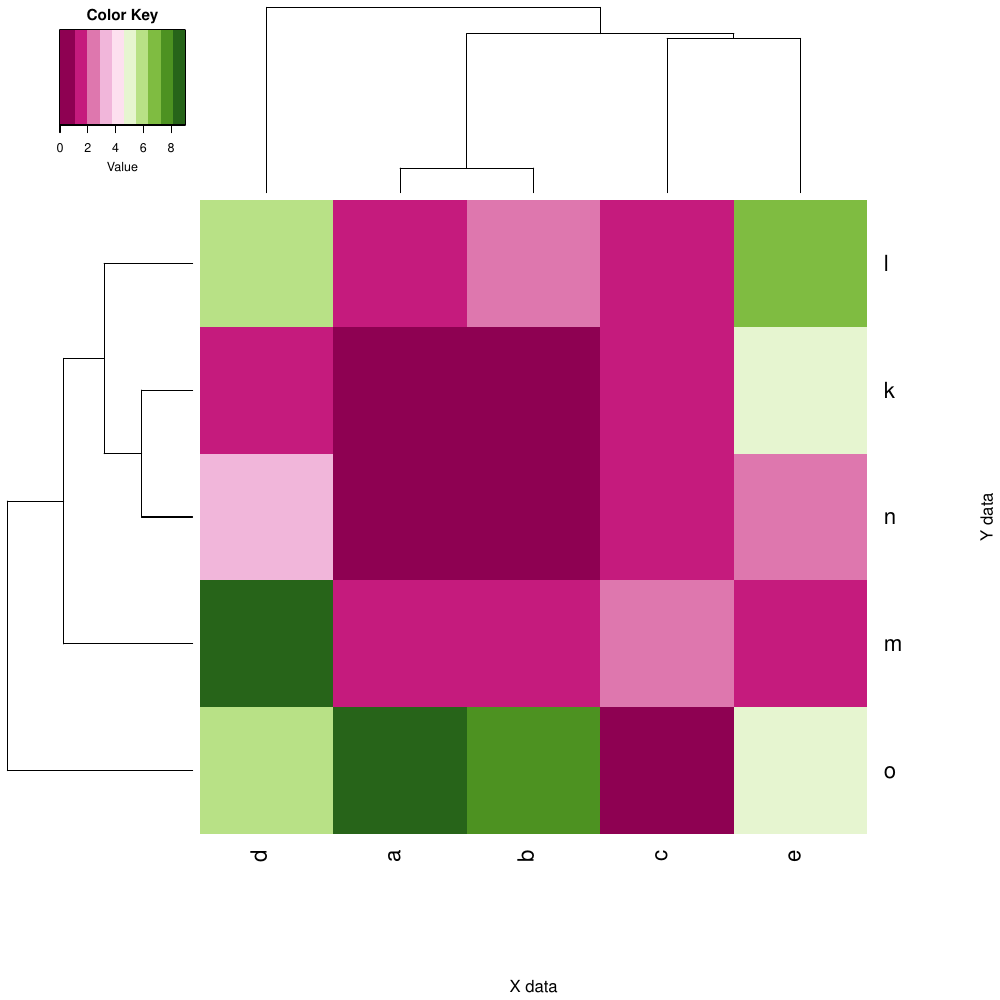

Source code (R):
#!/usr/bin/env Rscript
library(RColorBrewer)

library(gplots)

x=read.table("matrix.dat", header=TRUE)

mat=data.matrix(x)

pdf("heatmap.pdf", height=10, width=10)
heatmap.2(mat,
Rowv=TRUE,
Colv=TRUE,
# dendrogram= c("none"),
distfun = dist,
hclustfun = hclust,
xlab = "X data", ylab = "Y data",
key=TRUE,
keysize=1,
trace="none",
density.info=c("none"),
margins=c(10, 8),
col=brewer.pal(10,"PiYG")
# col=redgreen(75),
)
dev.off()